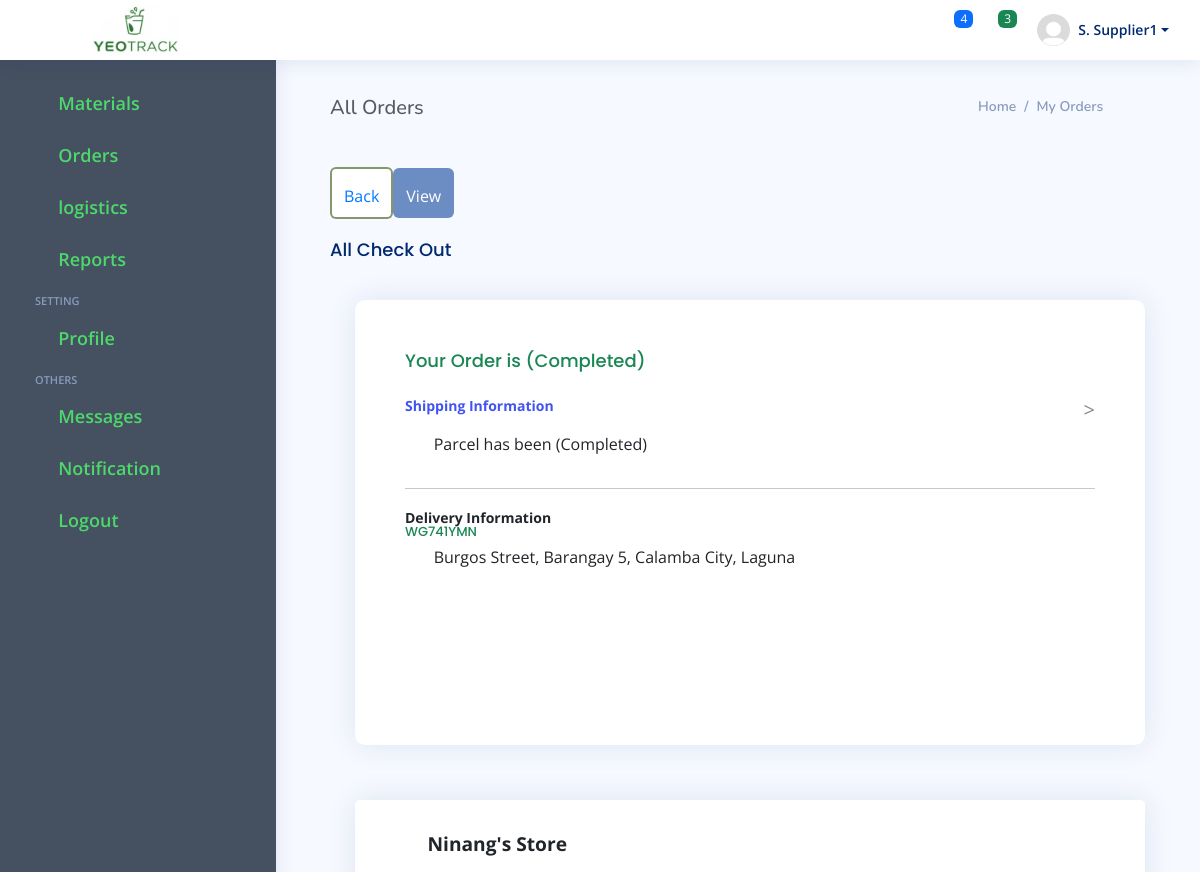
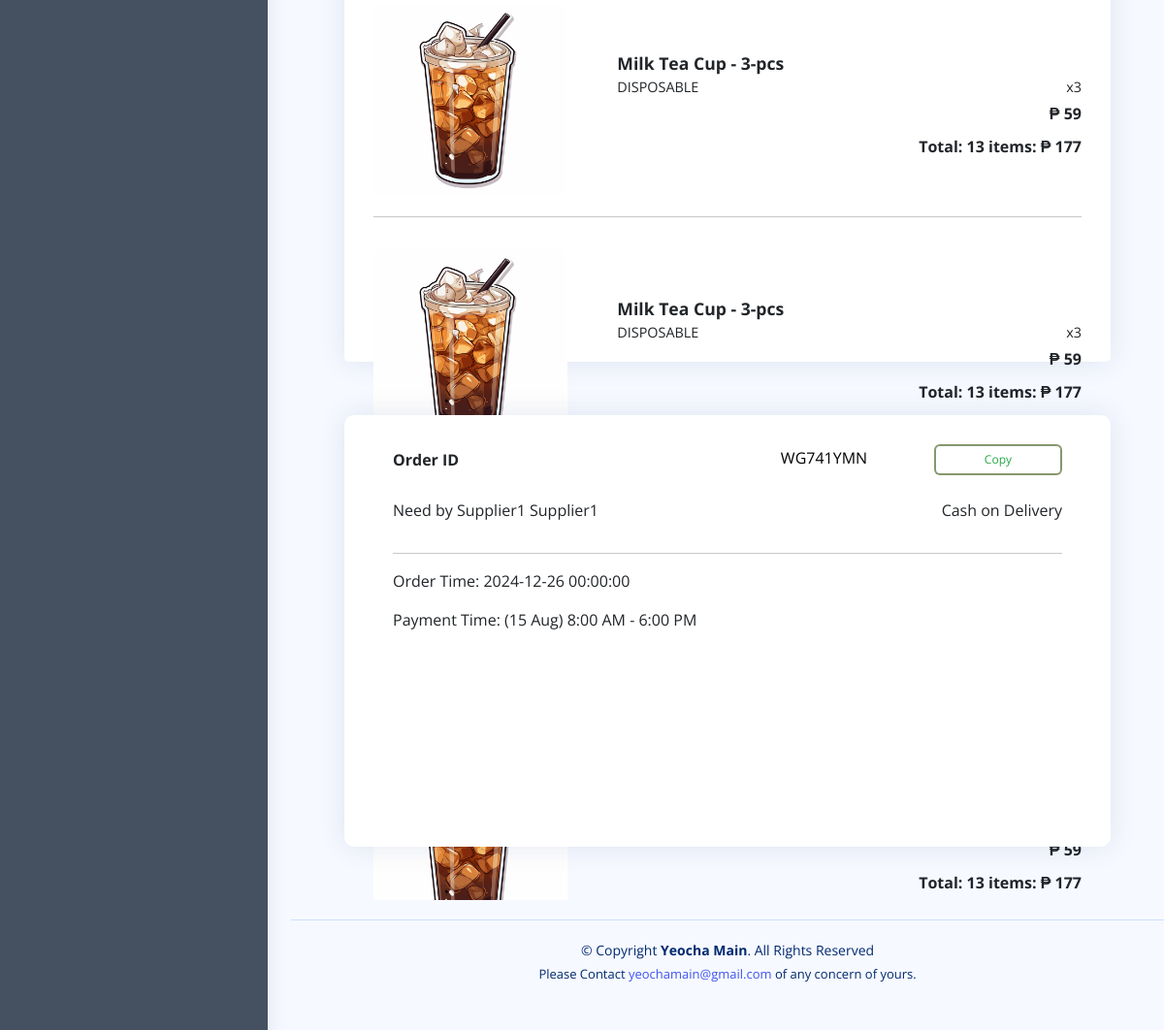
Screenshot of /supplier/user_orders_view.php?order=9 (signed in) with the database file from the repository (2 pictures, top to bottom).
### tables this page shows
CREATE TABLE `users` (
  `user_id` int(11) NOT NULL AUTO_INCREMENT,
  `username` varchar(225) NOT NULL,
  `firstname` varchar(225) NOT NULL,
  `lastname` varchar(225) NOT NULL,
  `email` varchar(225) NOT NULL,
  `phone` varchar(225) NOT NULL,
  `address` varchar(225) NOT NULL,
  `age` varchar(225) NOT NULL,
  `birthday` date NOT NULL,
  `start_date` date NOT NULL,
  `password` varchar(225) NOT NULL,
  `role` varchar(225) NOT NULL COMMENT 'Admin, Cashier, Employee, Supplier',
  `about` varchar(225) NOT NULL,
  `store` varchar(255) NOT NULL,
  `image` varchar(225) NOT NULL,
  `signature` varchar(225) NOT NULL,
  `session_attempt` int(11) NOT NULL,
  `code` varchar(225) NOT NULL,
  `time` varchar(225) NOT NULL,
  `status` varchar(225) NOT NULL,
  `date_created_at` datetime NOT NULL,
  `date_updated_at` datetime NOT NULL,
  PRIMARY KEY (`user_id`)
);

CREATE TABLE `order` (
  `or_id` int(222) NOT NULL AUTO_INCREMENT PRIMARY KEY,
  `order_code` varchar(255) NOT NULL,
  `user_id` int(222) NOT NULL,
  `sm_id` int(255) NOT NULL,
  `quantity` int(222) NOT NULL,
  `sell_price` int(222) NOT NULL,
  `total` int(11) NOT NULL,
  `cash` int(11) NOT NULL,
  `change` int(11) NOT NULL,
  `shipment_date_at` datetime NOT NULL,
  `day_arrival` varchar(255) NOT NULL,
  `time_arrival` varchar(255) NOT NULL,
  `status` varchar(222) DEFAULT NULL,
  `date_created_at` datetime NOT NULL
);

CREATE TABLE `supplier_material` (
  `sm_id` int(222) NOT NULL AUTO_INCREMENT,
  `material_name` varchar(222) NOT NULL,
  `type` varchar(222) NOT NULL,
  `stock` int(222) NOT NULL,
  `enter_stock` int(222) NOT NULL,
  `selling_price` decimal(10,2) DEFAULT NULL,
  `unit` varchar(222) NOT NULL,
  `remarks` varchar(222) NOT NULL,
  `comment` varchar(222) NOT NULL,
  `image` varchar(222) NOT NULL,
  `user_id` int(222) NOT NULL,
  `date_created_at` datetime NOT NULL,
  `date_updated_at` datetime NOT NULL,
  PRIMARY KEY (`sm_id`)
);

### user_data/all_topack_order.php (the view, shortened to what this page needs)
<?php
$order_id = $_GET['order'];
$sql_order = "SELECT * FROM `order` WHERE or_id = '" . $order_id . "'";
$res_order = mysqli_query($conn, $sql_order);
$fetch_order = mysqli_fetch_array($res_order);
if ($fetch_order) {
    $sql_user = "SELECT * FROM `users` WHERE `user_id` = '" . $fetch_order['user_id'] . "' LIMIT 1";
    $res_user = mysqli_query($conn, $sql_user);
    $user = mysqli_fetch_array($res_user);
?>
    <div class="card-container">
        <div class="card card-custom" style="border-radius: 10px;">
            <div class="card-body">
                <h5 class="card-title text-success">Your Order is (<?= $fetch_order['status']; ?>)</h5>
                <a href="user_logistic_view.php?order=<?= $fetch_order['or_id'] ?>" style="text-decoration:none;">
                    <p class="shipping-info">
                        <strong style="font-size: 14px; margin: 80px 0; padding: 80px 0;">Shipping Information</strong>
                        <span style="float: right; margin: 0px; padding:0;">&gt;</span>
                        <h6 class="card-title text-success" style="font-size:13px; position:absolute; bottom: 198px !important; padding:0;"><?= $fetch_order['order_code']; ?></h6>
                    </p>
                </a>
                <div class="d-flex align-items-center  mb-2">
                    <i class="bi bi-truck" style="font-size: 24px;"></i>
                    <p class="ml-2">Parcel has been (<?= $fetch_order['status']; ?>)</p>
                </div>
                <hr>
                <p class="mt-3 mb-3"><strong style="font-size: 14px;">Delivery Information</strong></p>
                <div class="d-flex align-items-center">
                    <i class="bi bi-geo-alt" style="font-size: 24px;"></i>
                    <p class="ml-2">Burgos Street, Barangay 5, Calamba City, Laguna</p>
                </div>
            </div>
        </div>
    </div>
    <div class="card-container">
        <div class="card card-custom">
            <div class="row mb-3">
                <div class="col-8">
                    <div class="store-name"><i class="bi bi-shop" style="color: #28a745; font-size: 16px; margin: 0 15px;"></i><?= $user['store']; ?></div>
                </div>
            </div>
            <?php
            $material_list_query = "SELECT
    o.or_id,
    o.order_code,
    o.quantity,
    o.sell_price AS order_sell_price,
    o.total,
    o.cash,
    o.change,
    o.day_arrival,
    o.time_arrival,
    o.status AS order_status,
    o.date_created_at AS order_date_created_at,
    sm.sm_id,
    sm.material_name,
    sm.type AS material_type,
    sm.stock AS material_stock,
    sm.enter_stock AS material_enter_stock,
    sm.selling_price AS material_selling_price,
    sm.unit AS material_unit,
    sm.remarks AS material_remarks,
    sm.comment AS material_comment,
    sm.image AS material_image,
    sm.user_id AS material_user_id,
    sm.date_created_at AS material_date_created_at,
    sm.date_updated_at AS material_date_updated_at,
    u.user_id AS user_id,
    u.username,
    u.firstname,
    u.lastname,
    u.email,
    u.phone,
    u.address,
    u.age,
    u.birthday,
    u.start_date,
    u.role,
    u.store,
    u.image AS user_image,
    u.signature AS user_signature,
    u.status AS user_status,
    u.date_created_at AS user_date_created_at,
    u.date_updated_at AS user_date_updated_at
FROM
    `order` o
LEFT JOIN
    `supplier_material` sm ON o.sm_id = sm.sm_id
LEFT JOIN
    `users` u ON o.user_id = u.user_id
 WHERE o.order_code = '" . $fetch_order['order_code'] . "' AND u.store != ''  ORDER BY order_date_created_at DESC";
            $material_list_result = mysqli_query($conn, $material_list_query);
            if (mysqli_num_rows($material_list_result) > 0) {
                while ($material = mysqli_fetch_array($material_list_result)) { ?>
                    <div class="row row-custom mb-1">
                        <div class="col-4">
                            <div class="image-box">
                                <?php if (is_array($material)) { ?>
                                    <?php if (empty($material['image'])) { ?>
                                        <img src="../assets/images/default_images/tea_house.jpeg" width=100 height=100 title="yeaocha_main">
                                    <?php } else { ?>
                                        <img src="../assets/images/material_images/<?php echo $image; ?>" width=100 height=100 title="<?php echo $image; ?>">
                                <?php }
                                } ?>
                            </div>
                        </div>
                        <div class="col-8">
                            <div class="material-name"><?= $material['material_name']; ?></div>
                            <div class="type-quantity">
                                <span><?php if ($material['material_type'] == 1) {
                                            echo 'RAW';
                                        } else {
                                            echo 'DISPOSABLE';
                                        } ?></span>
                                <span>x<?= $material['quantity']; ?></span>
                            </div>
                            <div class="sell-price">₱ <?= $material['order_sell_price']; ?></div>
                            <?php
                            $sql_all = "SELECT COUNT(order_code) as count_code FROM `order` WHERE order_code = '" . $material['order_code'] . "' ";
                            $res_all = mysqli_query($conn, $sql_all);
                            $all = mysqli_fetch_array($res_all);
                            ?>
                            <div class="total-items">Total: <?= $all['count_code']; ?> items: ₱ <?= $material['total']; ?></div>
                        </div>
                    </div>
                    <div class="row mb-3">
                        <div class="col-12 text-end">
                            <hr>
                        </div>
                    </div>
                <?php
                }  ?>
            <?php
            } else {
            }
            ?>
        </div>
    </div>
    <div class="card-container">
        <div class="card card-custom" style="border-radius: 10px;">
            <div class="card-body">
                <div class="d-flex justify-content-between mb-4">
                    <p style="right: 0; justify-content: right; margin:0; text-align: right;"><b>Order ID</b></p>
                    <div style="right:0;  margin:0; justify-content: right; text-align: right;"><input type="text" class="order-code" value="<?= $fetch_order['order_code']; ?>" readonly><button class="btn btn-outline-primary" onclick="copyOrderCode()" style=" width:10x; padding: 5px 50px; color: #28a745; font-size: 12px;">Copy</button></div>
                </div>
                <div class="d-flex justify-content-between">
                    <p>Need by <?= $user['firstname'] . " " . $user['lastname']; ?></p>
                    <p>Cash on Delivery</p>
                </div>
                <hr>
                <p>Order Time: <?= $fetch_order['date_created_at']; ?></p>
                <p>Payment Time: (<?= $fetch_order['day_arrival']; ?>) 8:00 AM - 6:00 PM</p>
            </div>
            <div class="row mb-2">
            </div>
        </div>
    </div>
<?php
}
?>

### include/user_header.php (shortened to what this page needs)
<header id="header" class="header fixed-top d-flex align-items-center">
    <div class="d-flex align-items-center justify-content-between">
        <?php if (isset($_SESSION["user_id_admin"])) { ?>
            <a href="../admin/dashboard.php" class="logo d-flex align-items-center">
            <?php } else if (isset($_SESSION["user_id_employee"])) { ?>
                <a href="../employee/user_inventory.php" class="logo d-flex align-items-center">
                <?php } else if (isset($_SESSION["user_id_cashier"])) { ?>
                    <a href="../cashier/user_cashier.php" class="logo d-flex align-items-center">
                    <?php } else { ?>
                        <a href="../supplier/user_item.php" class="logo d-flex align-items-center">
                        <?php } ?>
                        <?php if (isset($_SESSION["user_id_cashier"])) { ?>
                            <img src="../assets/images/default_images/cashier_pos.jpg" class="object-fit-fill" alt="" width="108" height="160" style="margin-right: 0;">
                        <?php } else { ?>
                            <img src="../assets/images/default_images/yeotrack_logo.png" class="object-fit-fill" alt="" width="88" height="150" style="margin-right: 0;">
                        <?php }  ?>
                        </a>
                        <i class="bi bi-list toggle-sidebar-btn"></i>
    </div>
    <nav class="header-nav ms-auto">
        <ul class="d-flex align-items-center">
            <li class="nav-item dropdown">
                <a class="nav-link nav-icon" href="#" data-bs-toggle="dropdown">
                    <i class="bi bi-bell"></i>
                    <span class="badge bg-primary badge-number">4</span>
                </a>
            </li>
            <li class="nav-item dropdown">
                <a class="nav-link nav-icon" href="#" data-bs-toggle="dropdown">
                    <i class="bi bi-chat-left-text"></i>
                    <span class="badge bg-success badge-number">3</span>
                </a>
            </li>
            <li class="nav-item dropdown pe-3">
                <a class="nav-link nav-profile d-flex align-items-center pe-0" href="#" data-bs-toggle="dropdown">
                    <?php
                    $image = $user["image"];
                    if (is_array($user)) { ?>
                        <?php if (empty($user['image'])) { ?>
                            <img src="../assets/images/default_images/profile_picture.jpeg" class="rounded-circle" title="profile">
                        <?php } else { ?>
                            <img src="../assets/images/user_images/<?php echo $image; ?>" class="rounded-circle" title="<?php echo $image; ?>">
                    <?php }
                    } ?>
                    <?php
                    $length = strlen($user['firstname']) - 1;
                    ?>
                    <span class="d-none d-md-block dropdown-toggle ps-2"><?php echo strtoupper(substr_replace($user['firstname'], "", 1, $length)) . '. ' . $user['lastname']; ?></span>
                </a>
            </li>
        </ul>
    </nav>
</header>

### rows the page displays
users: firstname "S", lastname "Supplier1", store "Ninang's Store", firstname "Supplier1"
order: status "Completed", order_code "WG741YMN", sm.material_name "Milk Tea Cup - 3-pcs", shows "DISPOSABLE", quantity "3", sell_price "59", count_code "13", total "177", date_created_at "2024-12-26 00:00:00", day_arrival "15 Aug"
order: sm.material_name "Milk Tea Cup - 3-pcs", shows "DISPOSABLE", quantity "3", sell_price "59", count_code "13", total "177"
order: sell_price "59", count_code "13", total "177"
